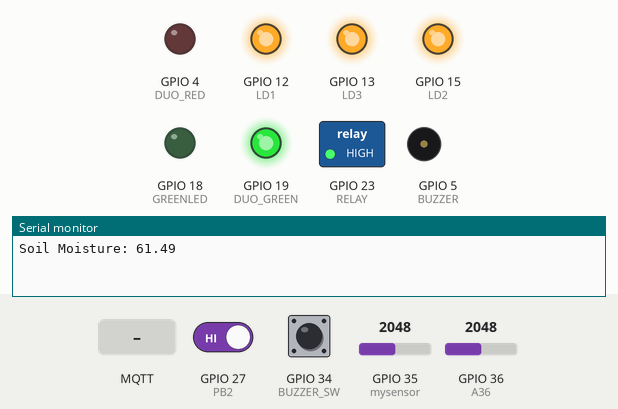
This sketch was run on a simulated ESP32. On the bench: switched loads named in the sketch (green lamp = pin HIGH), output pins drawn as LEDs (lit = HIGH), buzzer (waves = sounding, pin HIGH), the last lines printed to the serial monitor. Inputs (shaded band) come from the test bench; at power-on: GPIO 35 (mysensor) = 2048, GPIO 27 (PB2) HIGH, GPIO 34 (BUZZER_SW) HIGH, GPIO 36 (A36) = 2048. WiFi joins after 1.5 s; servers stay silent unless stated; no MQTT or app messages arrive unless stated.

Above: at 2.7 s.
2.8 s: GPIO 35 (mysensor) set to 2497
12.7 s: GPIO 35 (mysensor) set to 2623
At 22.0 s:
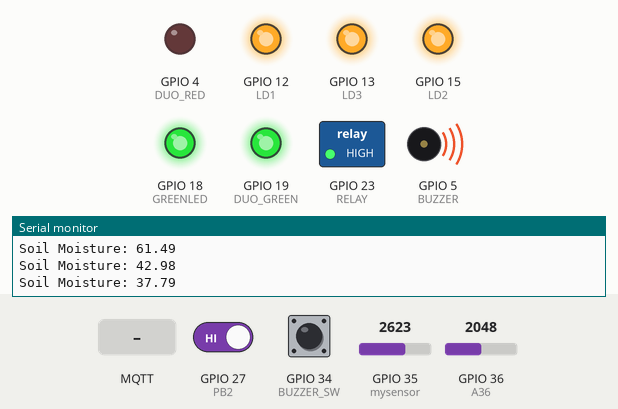
23.0 s: GPIO 27 (PB2) driven LOW
At 23.4 s:
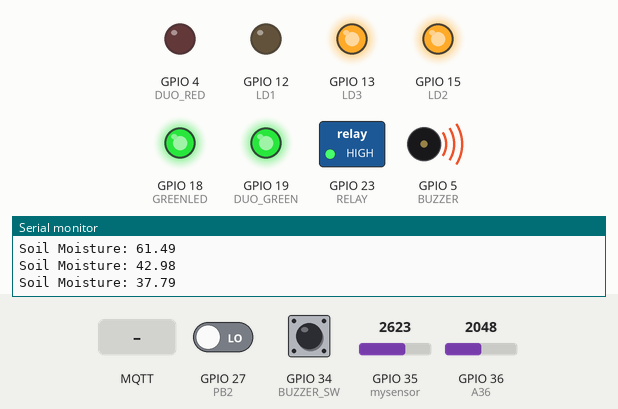
24.5 s: GPIO 34 (BUZZER_SW) pulled LOW for 0.15 s
At 25.7 s:
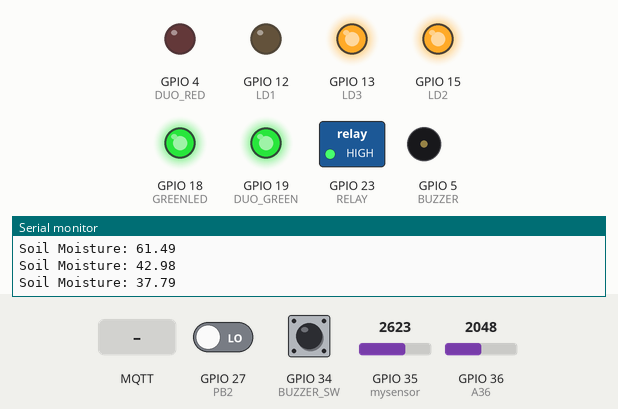
26.1 s: MQTT message "HI" arrives on the first subscribed topic
At 26.9 s:
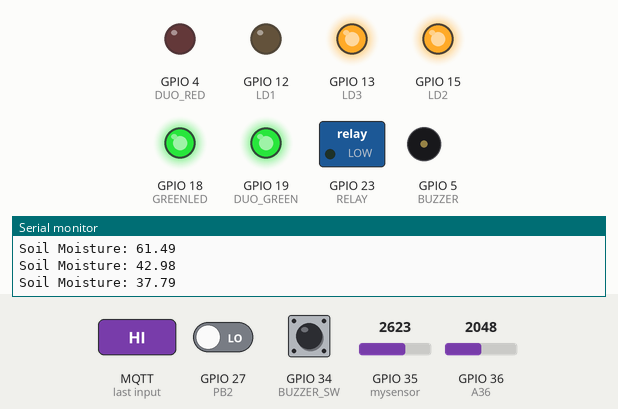
27.6 s: GPIO 35 (mysensor) set to 2047
At 32.1 s:
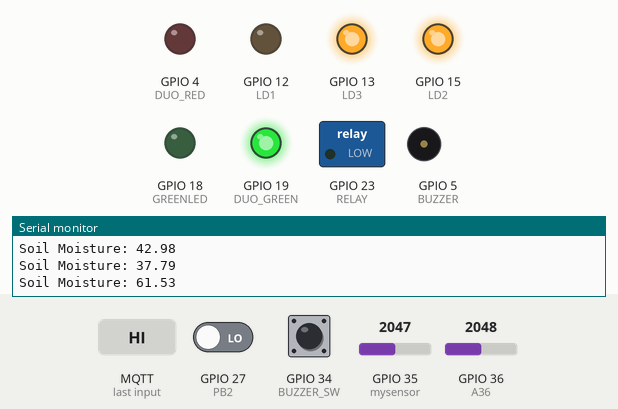
Timing chart, 0 to 33.6 s (numbered marks = the images above; inputs shaded):
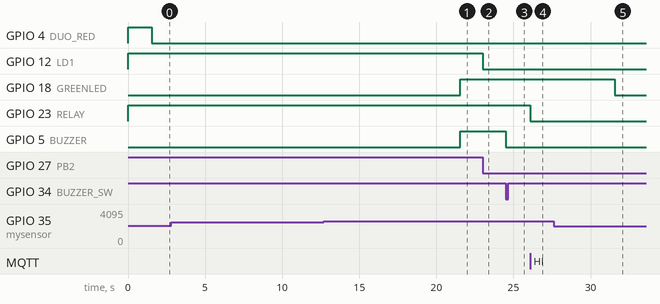

The sketch:

soil_moisture_monitor.ino
```cpp
/* Smart irrigation controller - ESP32 firmware */
#include <WiFi.h>
#include <WiFiClientSecure.h>
#include <PubSubClient.h>
#include <ArduinoJson.h>
#include "credentials.h"
#include "parameters.h"
#include "profile.h"
#include "cert.h"

/*** Define Board IO Pins ***/
#define LD1 12
#define LD2 15
#define LD3 13
#define LDR 39
#define PB1 0
#define PB2 27
#define A36 36
#define A13 13
#define SPK 2
#define mysensor 35

/*** Duo LED (ACTIVE LOW) ***/
#define DUO_GREEN 19     // D19
#define DUO_RED   4      // A04 / GPIO4

/*** Other components ***/
#define BUZZER 5
#define GREENLED 18      // renamed from REDLED
#define BUZZER_SW 34

/*** Expansion IO ***/
#define RELAY 23

/*** Global variables ***/
float sensor;
long timer;
bool currPB2Val, oldPB2Val;
bool buzzerMuted = false;
char publish_topic[100];
char subscribe_topic[100];

/*** WIFI and MQTT Client setup ***/
#if defined(HIVEMQS) || defined(MOSQUITTOS)
 WiFiClientSecure espClient;
#else
 WiFiClient espClient;
#endif
PubSubClient client(espClient);

void setup() {
  pinMode(LD1, OUTPUT);
  pinMode(LD2, OUTPUT);
  pinMode(LD3, OUTPUT);
  pinMode(A36, INPUT);
  pinMode(LDR, INPUT);
  pinMode(PB2, INPUT);
  pinMode(RELAY, OUTPUT);
  pinMode(mysensor, INPUT);

  pinMode(BUZZER, OUTPUT);
  pinMode(GREENLED, OUTPUT);
  pinMode(DUO_GREEN, OUTPUT);
  pinMode(DUO_RED, OUTPUT);
  pinMode(BUZZER_SW, INPUT);

  oldPB2Val = digitalRead(PB2);

  digitalWrite(RELAY, HIGH);
  digitalWrite(LD1, HIGH);
  digitalWrite(LD2, HIGH);
  digitalWrite(LD3, HIGH);

  digitalWrite(BUZZER, LOW);

  // ACTIVE LOW → OFF = HIGH
  digitalWrite(DUO_GREEN, HIGH);
  digitalWrite(DUO_RED, HIGH);
  digitalWrite(GREENLED, LOW);

  timer = millis();
  set_topics();

  Serial.begin(115200);
  while (!Serial) delay(1);

  #if defined(Publish) || defined(Subscribe)
    setup_wifi();
    client.setServer(mqtt_server, mqtt_port);
    client.setCallback(callback);
    client.setKeepAlive(keepalive);
    mqttconnect();
  #endif
}

void loop() {
  if (millis() > timer) {

    sensor = analogRead(mysensor);
    sensor = (sensor + 100) * 2048 / 1988;
    sensor = sensor * 0.0008;
    sensor = (sensor - 3) / (-0.02);

    Serial.print("Soil Moisture: ");
    Serial.println(sensor);

    /*** Reset outputs ***/
    digitalWrite(DUO_GREEN, HIGH);
    digitalWrite(DUO_RED, HIGH);
    digitalWrite(GREENLED, LOW);
    digitalWrite(BUZZER, LOW);

    if (sensor >= 100) {
      digitalWrite(DUO_GREEN, LOW);
      buzzerMuted = false;
    }
    else if (sensor < 100 && sensor >= 80) {
      digitalWrite(DUO_GREEN, LOW);
      digitalWrite(DUO_RED, LOW);
    }
    else if (sensor < 80 && sensor >= 40) {
      digitalWrite(DUO_RED, LOW);
    }
    else {   // sensor < 40 : dry, sound the alarm
      digitalWrite(DUO_RED, LOW);
      digitalWrite(GREENLED, HIGH);

      if (!buzzerMuted) {
        digitalWrite(BUZZER, HIGH);
      }
    }

    #if defined(Publish)
      DynamicJsonDocument doc(256);
      doc["v"] = (short)(sensor * 10);
      doc["b"] = (short)batterymonitor();
      doc["r"] = (short)!digitalRead(RELAY);

      char mqtt_message[256];
      serializeJson(doc, mqtt_message);
      client.publish(publish_topic, mqtt_message, false);
    #endif

    timer = millis() + max(mintxinterval, 10000);
  }

  if (digitalRead(BUZZER_SW) == LOW && digitalRead(BUZZER) == HIGH) {
    buzzerMuted = true;
    digitalWrite(BUZZER, LOW);
  }

  #if defined(Publish) || defined(Subscribe)
    if (!client.loop()) mqttconnect();
  #endif

  if (pb2PressedChk()) {
    if (sensor < 100) digitalWrite(LD1, !digitalRead(LD1));
  }
}

/******************** Functions **********************/

void callback(char* topic, byte* payload, unsigned int length) {
  String msg = "";
  for (int i = 0; i < length; i++) msg += (char)payload[i];
  if (msg.equalsIgnoreCase("HI")) digitalWrite(RELAY, LOW);
  else digitalWrite(RELAY, HIGH);
}

void setup_wifi() {
  WiFi.mode(WIFI_STA);
  WiFi.begin(ssid, password);
  while (WiFi.status() != WL_CONNECTED) delay(500);
}

void mqttconnect() {
  while (!client.connected()) {
    if (client.connect(clientid, mqtt_username, mqtt_password)) {
      #if defined(Subscribe)
        client.subscribe(subscribe_topic, QoS);
      #endif
    } else delay(5000);
  }
}

void set_topics() {
  sprintf(publish_topic, "%s/%s/%s", appname, clientid, device);
  sprintf(subscribe_topic, "DL/%s/%s/%s", appname, clientid, device);
}

bool pb2PressedChk() {
  currPB2Val = digitalRead(PB2);
  if (currPB2Val != oldPB2Val) {
    oldPB2Val = currPB2Val;
    if (currPB2Val == LOW) return true;
  }
  return false;
}

float batterymonitor() {
  digitalWrite(A13, HIGH);
  delay(1);
  float r = analogRead(A36);
  r = (r + 100) * 2048 / 1988;
  r = r * 0.0008;
  r = (2 * r / Vbatmax) * 100;
  return r;
}
```

cert.example.h
```cpp
/* ---------------------------------------------------------------------------
 * TEMPLATE FILE — copy this to `cert.h` and paste in your broker's CA root
 * certificate.
 *
 *   cp cert.example.h cert.h
 *
 * Only required when HIVEMQS or MOSQUITTOS is defined in profile.h. With the
 * default (unencrypted, port 1883) configuration this file is unused.
 *
 * Where to get the certificate:
 *   - HiveMQ Cloud    → ISRG Root X1, from https://letsencrypt.org/certs/
 *   - test.mosquitto  → https://test.mosquitto.org/ssl/mosquitto.org.crt
 *
 * Paste the PEM block verbatim, including the BEGIN/END lines.
 * ------------------------------------------------------------------------- */

static const char* root_ca = R"EOF(
-----BEGIN CERTIFICATE-----
YOUR_BROKER_CA_ROOT_CERTIFICATE_HERE
-----END CERTIFICATE-----
)EOF";
```

credentials.example.h
```cpp
/* ---------------------------------------------------------------------------
 * TEMPLATE FILE — copy this to `credentials.h` and fill in your own values.
 *
 *   cp credentials.example.h credentials.h
 *
 * `credentials.h` is listed in .gitignore and must never be committed.
 * ------------------------------------------------------------------------- */

/* Setup WiFi Connection
   The ESP32 only supports 2.4 GHz networks — a 5 GHz SSID will not connect.
*/
   #define ssid          "YOUR_WIFI_SSID"
   #define password      "YOUR_WIFI_PASSWORD"


/* Setup MQTT Broker Connection

   Default (unencrypted, port 1883). Used when neither HIVEMQS nor MOSQUITTOS
   is defined in profile.h.

   For a public test broker you can leave username/password empty:
     mqtt_server   "test.mosquitto.org"
     mqtt_port     1883
*/
   #define mqtt_server   "YOUR_BROKER_HOSTNAME"
   #define mqtt_port     1883
   #define mqtt_username "YOUR_BROKER_USERNAME"
   #define mqtt_password "YOUR_BROKER_PASSWORD"


/*** For Secure TLS/MQTTS, use with certificates in cert.h ***/
   #ifdef HIVEMQS                          // private broker: <id>.s2.eu.hivemq.cloud
     #define mqtt_server   "YOUR_INSTANCE.s2.eu.hivemq.cloud"
     #define mqtt_port     8883
     #define mqtt_username "YOUR_HIVEMQ_USERNAME"
     #define mqtt_password "YOUR_HIVEMQ_PASSWORD"
   #endif

   #ifdef MOSQUITTOS                       // public broker: test.mosquitto.org
     #define mqtt_server   "test.mosquitto.org"
     #define mqtt_port     8883
     #define mqtt_username ""
     #define mqtt_password ""
   #endif
```

parameters.h
```cpp
/*   MQTT topic format
 publish : appname/clientid/device
 subscribe : DL/appname/clientid/device

 for use with set_topics()
 for use with client.publish() and client.subscribe()
 see https://pubsubclient.knolleary.net/api
*/
     #define appname "MoistureSensor"    //  name of your iot application
     #define clientid "device01"    //  unique id for this client; 8-12 characters
     #define device "M"             //  "S" sensor ; "M" sensor+actuator


/****** Others *******************/
     #define keepalive 180         // mqtt connection keepalive, in s
     #define QoS 0                 // Quality of Service 0: at most once ; 1: at least once ; 2(not supported): exactly once

     #define mintxinterval 10000   // min interval betw transmit, in ms
     #define Vbatmax 4.2           // battery fully charged voltage
```

profile.h
```cpp
/* This header file contains macros for use with the #ifdef ( or #if defined)...#else... #endif directives in C
   for conditional compilations
   see https://gcc.gnu.org/onlinedocs/cpp/Ifdef.html
*/
    #define Publish             // uncomment to enable publish
    #define Subscribe           // uncomment to enable subscribe


/*** For Secure TLS/MQTTS, use with certificates in cert.h ***/
    //#define HIVEMQS            // HIVEMQ Secure
                                 // OR
    //#define MOSQUITTOS         // MOSQUITTO Secure
```

Measured:
- the behaviour switches between 2569 and 2570 on GPIO 35 (mysensor) (found by bisection; images 0 and 1)
- after the input at 12.7 s, GPIO 18 (GREENLED), GPIO 5 (BUZZER): LOW → HIGH after 8.9 s
- after the input at 23.0 s, GPIO 12 (LD1): HIGH → LOW at once
- after the input at 24.5 s, GPIO 5 (BUZZER): HIGH → LOW at once
- after the input at 26.1 s, GPIO 23 (RELAY): HIGH → LOW at once
- after the input at 27.6 s, GPIO 18 (GREENLED): HIGH → LOW after 4.0 s
